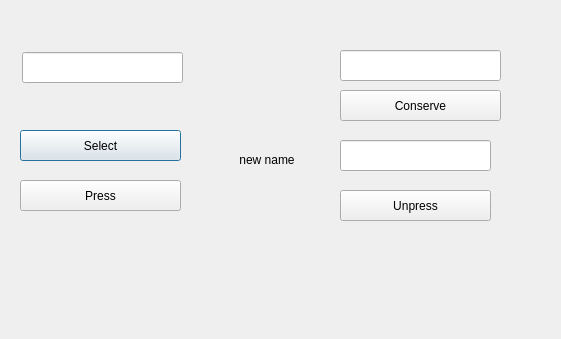
<?xml version="1.0" encoding="UTF-8"?>
<ui version="4.0">
 <class>Dialog</class>
 <widget class="QDialog" name="Dialog">
  <property name="geometry">
   <rect>
    <x>0</x>
    <y>0</y>
    <width>561</width>
    <height>339</height>
   </rect>
  </property>
  <property name="windowTitle">
   <string>Dialog</string>
  </property>
  <widget class="QPushButton" name="pushButton">
   <property name="geometry">
    <rect>
     <x>20</x>
     <y>130</y>
     <width>161</width>
     <height>31</height>
    </rect>
   </property>
   <property name="maximumSize">
    <size>
     <width>1800000</width>
     <height>16777215</height>
    </size>
   </property>
   <property name="text">
    <string>Select</string>
   </property>
  </widget>
  <widget class="QPushButton" name="pushButton_2">
   <property name="geometry">
    <rect>
     <x>340</x>
     <y>90</y>
     <width>161</width>
     <height>31</height>
    </rect>
   </property>
   <property name="text">
    <string>Conserve</string>
   </property>
  </widget>
  <widget class="QLineEdit" name="lineEdit">
   <property name="geometry">
    <rect>
     <x>22</x>
     <y>52</y>
     <width>161</width>
     <height>31</height>
    </rect>
   </property>
  </widget>
  <widget class="QLineEdit" name="lineEdit_2">
   <property name="geometry">
    <rect>
     <x>340</x>
     <y>50</y>
     <width>161</width>
     <height>31</height>
    </rect>
   </property>
  </widget>
  <widget class="QPushButton" name="pushButton_3">
   <property name="geometry">
    <rect>
     <x>20</x>
     <y>180</y>
     <width>161</width>
     <height>31</height>
    </rect>
   </property>
   <property name="maximumSize">
    <size>
     <width>1800000</width>
     <height>16777215</height>
    </size>
   </property>
   <property name="text">
    <string>Press</string>
   </property>
  </widget>
  <widget class="QPushButton" name="pushButton_4">
   <property name="geometry">
    <rect>
     <x>340</x>
     <y>190</y>
     <width>151</width>
     <height>31</height>
    </rect>
   </property>
   <property name="text">
    <string>Unpress</string>
   </property>
  </widget>
  <widget class="QLineEdit" name="lineEdit_3">
   <property name="geometry">
    <rect>
     <x>340</x>
     <y>140</y>
     <width>151</width>
     <height>31</height>
    </rect>
   </property>
  </widget>
  <widget class="QLabel" name="label">
   <property name="geometry">
    <rect>
     <x>236</x>
     <y>150</y>
     <width>91</width>
     <height>20</height>
    </rect>
   </property>
   <property name="text">
    <string> new name</string>
   </property>
  </widget>
 </widget>
 <layoutdefault spacing="6" margin="11"/>
 <resources/>
 <connections/>
</ui>
